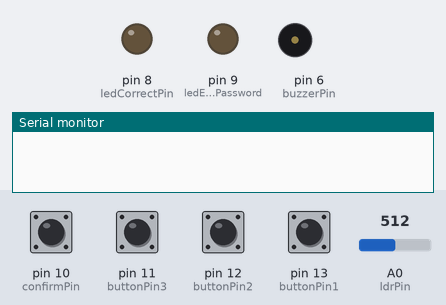
A sketch run on a simulated Arduino Uno, built with avr-gcc and run on an emulated ATmega328P. On the bench: output pins drawn as LEDs (lit = HIGH), buzzer (waves = sounding), the last lines printed to the serial monitor. The test bench sets the inputs (shaded band); at power-on: pin 10 (confirmPin), pin 11 (buttonPin3), pin 12 (buttonPin2), pin 13 (buttonPin1) HIGH, A0 (ldrPin) = 512.

Above: at 1.8 s.
1.9 s: A0 (ldrPin) set to 211
4.9 s: A0 (ldrPin) set to 189
At 8.0 s:
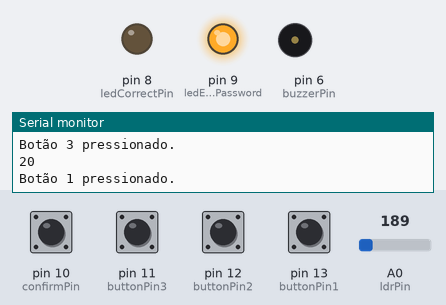
9.0 s: A0 (ldrPin) set to 210
At 28.9 s:
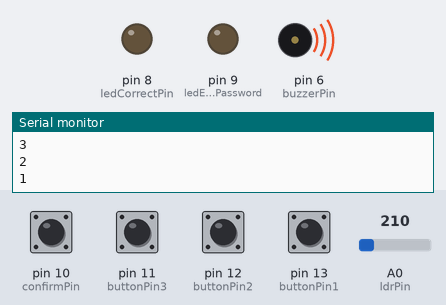
Timing chart, 0 to 30.7 s (numbered marks = the images above; inputs shaded):
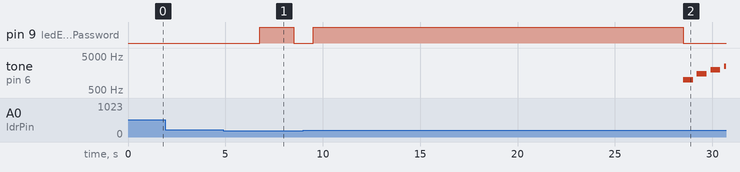

Measured:
- the behaviour switches between 200 and 199 on A0 (ldrPin) (found by bisection; images 0 and 1)
- after the input at 1.9 s, every drawn part: stays the same
- after the input at 4.9 s, pin 9 (ledEnterPassword): LOW → HIGH after 1.9 s, → LOW 1.8 s later
- after the input at 9.0 s, tone on pin 6 (buzzerPin): plays 1000 Hz for 0.50 s, 1500 Hz for 0.50 s, 2000 Hz for 0.50 s, 2500 Hz for 0.09 s, starting after 19.5 s

The sketch:

Systempassword+buzzer.ino
```cpp
const int buttonPin1 = 13; // Pino do primeiro botão
const int buttonPin2 = 12; // Pino do segundo botão
const int buttonPin3 = 11; // Pino do terceiro botão
const int confirmPin = 10; // Pino do botão de confirmação
const int ledCorrectPin = 8; // Pino do LED de senha correta
const int ledEnterPassword = 9; // Pino do LED para inserir a senha
const int ldrPin = A0; // Pino analógico onde o sensor LDR está conectado
const int buzzerPin = 6; // Substitua 7 pelo pino que você conectou o buzzer


int ldrValue; // Variável para armazenar o valor lido do sensor LDR
int countdownValue = 20; // Contagem regressiva de 20 segundos
bool countdownActive = false; // Flag para indicar se a contagem regressiva está ativa

const int passwordLength = 6; // Comprimento da senha
const int correctPassword[passwordLength] = {1, 1, 1, 1, 1, 1}; // Substitua pelos dígitos da senha correta
int enteredPassword[passwordLength];
int currentIndex = 0;
bool passwordEntered = false;

void setup() {
  pinMode(buttonPin1, INPUT_PULLUP);
  pinMode(buttonPin2, INPUT_PULLUP);
  pinMode(buttonPin3, INPUT_PULLUP);
  pinMode(confirmPin, INPUT_PULLUP);
  pinMode(ledCorrectPin, OUTPUT);
  pinMode(ledEnterPassword, OUTPUT);
  pinMode(ldrPin, INPUT);

  Serial.begin(9600);
}

void loop() {
  ldrValue = analogRead(ldrPin); // Lê o valor do sensor LDR

  if (ldrValue < 200) {
    if (!passwordEntered) {
      checkButton(buttonPin1, 1);
      checkButton(buttonPin2, 2);
      checkButton(buttonPin3, 3);

      if (digitalRead(confirmPin) == HIGH && !passwordEntered) {
        checkPassword();
      }
    }

    if (!passwordEntered && !countdownActive) {
      startCountdown();
    }
  }

  if (countdownActive) {
    updateCountdown();

    // Verifica se a senha foi inserida com sucesso e interrompe a contagem regressiva
    if (passwordEntered) {
      countdownActive = false;
      digitalWrite(ledEnterPassword, LOW); // Apaga o LED após a contagem regressiva
    }
  }

  // Aguarda um breve intervalo antes de fazer a próxima leitura
  delay(1000); // Alterado para 1000 ms (1 segundo)
}

void checkButton(int pin, int digit) {
  if (digitalRead(pin) == HIGH) {
    Serial.print("Botão ");
    Serial.print(digit);
    Serial.println(" pressionado.");
    enteredPassword[currentIndex] = digit;
    currentIndex = (currentIndex + 1) % passwordLength;
    delay(250); // Para evitar leituras múltiplas com um único pressionamento
  }
}

void checkPassword() {
  bool passwordCorrect = true;
  for (int i = 0; i < passwordLength; i++) {
    if (enteredPassword[i] != correctPassword[i]) {
      passwordCorrect = false;
      break;
    }
  }

  if (passwordCorrect) {
    digitalWrite(ledCorrectPin, HIGH);
    digitalWrite(ledEnterPassword, LOW);
    passwordEntered = true;
  } else {
    digitalWrite(ledCorrectPin, LOW);
    digitalWrite(ledEnterPassword, LOW);
    delay(1000); // Pisca o LED de senha incorreta por 1 segundo
    digitalWrite(ledEnterPassword, HIGH);
    clearEnteredPassword();
  }
}

void startCountdown() {
  countdownActive = true;
}

void updateCountdown() {
  if (countdownValue > 0) {
    Serial.println(countdownValue);
    countdownValue--;
    digitalWrite(ledEnterPassword, HIGH); // Acende o LED durante a contagem regressiva
  } else {
    countdownActive = false;
    digitalWrite(ledEnterPassword, LOW); // Apaga o LED após a contagem regressiva

    // Tons da sirene
    int sireneTones[] = {1000, 1500, 2000, 2500}; // Frequências da sirene

    // Reproduza a sirene
    for (int i = 0; i < 4; i++) {
      tone(buzzerPin, sireneTones[i]);
      delay(500); // Duração de cada tom
      noTone(buzzerPin);
      delay(200); // Pausa entre os tons
    }
  }
}

void clearEnteredPassword() {
  for (int i = 0; i < passwordLength; i++) {
    enteredPassword[i] = 0;
  }
  currentIndex = 0;
}
```
